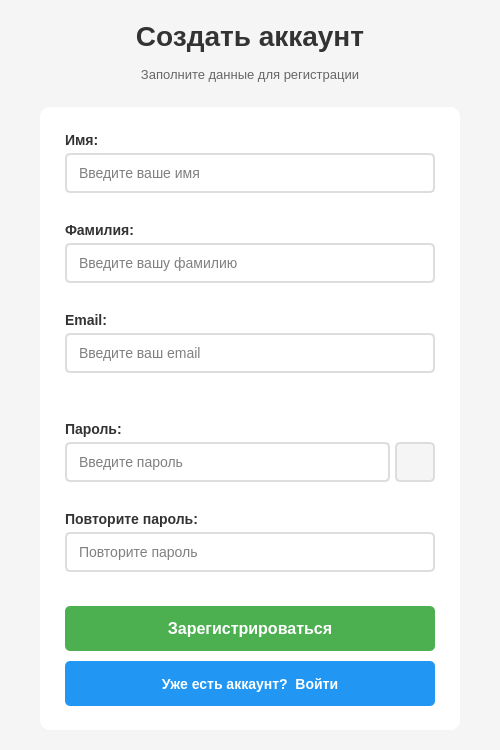
<?xml version="1.0" encoding="UTF-8"?>
<ui version="4.0">
 <class>Registration</class>
 <widget class="QWidget" name="Registration">
  <property name="geometry">
   <rect>
    <x>0</x>
    <y>0</y>
    <width>500</width>
    <height>750</height>
   </rect>
  </property>
  <property name="minimumSize">
   <size>
    <width>500</width>
    <height>700</height>
   </size>
  </property>
  <property name="windowTitle">
   <string>Регистрация</string>
  </property>
  <property name="styleSheet">
   <string notr="true">
    QWidget#Registration {
      background-color: #f5f5f5;
    }
   </string>
  </property>
  <layout class="QVBoxLayout" name="mainLayout">
   <property name="spacing">
    <number>10</number>
   </property>
   <property name="leftMargin">
    <number>40</number>
   </property>
   <property name="topMargin">
    <number>20</number>
   </property>
   <property name="rightMargin">
    <number>40</number>
   </property>
   <property name="bottomMargin">
    <number>20</number>
   </property>
   
   <!-- Заголовок -->
   <item>
    <widget class="QLabel" name="titleLabel">
     <property name="text">
      <string>Создать аккаунт</string>
     </property>
     <property name="alignment">
      <set>Qt::AlignmentFlag::AlignCenter</set>
     </property>
     <property name="styleSheet">
      <string notr="true">
       font-size: 28px;
       font-weight:  bold;
       color: #333;
       margin-bottom: 5px;
      </string>
     </property>
    </widget>
   </item>
   <item>
    <widget class="QLabel" name="subtitleLabel">
     <property name="text">
      <string>Заполните данные для регистрации</string>
     </property>
     <property name="alignment">
      <set>Qt::AlignmentFlag::AlignCenter</set>
     </property>
     <property name="styleSheet">
      <string notr="true">
       font-size: 13px;
       color: #666;
       margin-bottom: 15px;
      </string>
     </property>
    </widget>
   </item>
   
   <!-- Форма -->
   <item>
    <widget class="QFrame" name="formFrame">
     <property name="styleSheet">
      <string notr="true">
       QFrame#formFrame {
         background-color: white;
         border-radius: 10px;
       }
      </string>
     </property>
     <property name="frameShape">
      <enum>QFrame::Shape::StyledPanel</enum>
     </property>
     <layout class="QVBoxLayout" name="formLayout">
      <property name="spacing">
       <number>5</number>
      </property>
      <property name="leftMargin">
       <number>25</number>
      </property>
      <property name="topMargin">
       <number>25</number>
      </property>
      <property name="rightMargin">
       <number>25</number>
      </property>
      <property name="bottomMargin">
       <number>25</number>
      </property>
      
      <!-- Имя -->
      <item>
       <widget class="QLabel" name="label">
        <property name="text">
         <string>Имя: </string>
        </property>
        <property name="styleSheet">
         <string notr="true">font-size: 14px; color: #333; font-weight: 500;</string>
        </property>
       </widget>
      </item>
      <item>
       <widget class="QLineEdit" name="nameEdit">
        <property name="placeholderText">
         <string>Введите ваше имя</string>
        </property>
        <property name="minimumSize">
         <size>
          <width>0</width>
          <height>40</height>
         </size>
        </property>
        <property name="styleSheet">
         <string notr="true">
          QLineEdit {
            border: 2px solid #ddd;
            border-radius:  5px;
            padding:  5px 10px;
            font-size: 14px;
            background-color: white;
          }
          QLineEdit:focus {
            border-color: #2196F3;
          }
         </string>
        </property>
       </widget>
      </item>
      <item>
       <widget class="QLabel" name="noName">
        <property name="styleSheet">
         <string notr="true">color: #f44336; font-size: 12px; margin-bottom: 5px;</string>
        </property>
        <property name="text">
         <string></string>
        </property>
       </widget>
      </item>
      
      <!-- Фамилия -->
      <item>
       <widget class="QLabel" name="label_2">
        <property name="text">
         <string>Фамилия:</string>
        </property>
        <property name="styleSheet">
         <string notr="true">font-size:  14px; color: #333; font-weight: 500;</string>
        </property>
       </widget>
      </item>
      <item>
       <widget class="QLineEdit" name="surnameEdit">
        <property name="placeholderText">
         <string>Введите вашу фамилию</string>
        </property>
        <property name="minimumSize">
         <size>
          <width>0</width>
          <height>40</height>
         </size>
        </property>
        <property name="styleSheet">
         <string notr="true">
          QLineEdit {
            border: 2px solid #ddd;
            border-radius: 5px;
            padding: 5px 10px;
            font-size:  14px;
            background-color: white;
          }
          QLineEdit:focus {
            border-color: #2196F3;
          }
         </string>
        </property>
       </widget>
      </item>
      <item>
       <widget class="QLabel" name="noSurname">
        <property name="styleSheet">
         <string notr="true">color: #f44336; font-size: 12px; margin-bottom: 5px;</string>
        </property>
        <property name="text">
         <string></string>
        </property>
       </widget>
      </item>
      
      <!-- Email -->
      <item>
       <widget class="QLabel" name="label_3">
        <property name="text">
         <string>Email:</string>
        </property>
        <property name="styleSheet">
         <string notr="true">font-size: 14px; color: #333; font-weight: 500;</string>
        </property>
       </widget>
      </item>
      <item>
       <widget class="QLineEdit" name="emailEditReg">
        <property name="placeholderText">
         <string>Введите ваш email</string>
        </property>
        <property name="minimumSize">
         <size>
          <width>0</width>
          <height>40</height>
         </size>
        </property>
        <property name="styleSheet">
         <string notr="true">
          QLineEdit {
            border: 2px solid #ddd;
            border-radius: 5px;
            padding: 5px 10px;
            font-size: 14px;
            background-color: white;
          }
          QLineEdit:focus {
            border-color: #2196F3;
          }
         </string>
        </property>
       </widget>
      </item>
      <item>
       <widget class="QLabel" name="noEmail">
        <property name="styleSheet">
         <string notr="true">color: #f44336; font-size: 12px;</string>
        </property>
        <property name="text">
         <string></string>
        </property>
       </widget>
      </item>
      <item>
       <widget class="QLabel" name="checkEmail">
        <property name="styleSheet">
         <string notr="true">color: #f44336; font-size: 12px; margin-bottom: 5px;</string>
        </property>
        <property name="text">
         <string></string>
        </property>
       </widget>
      </item>
      
      <!-- Пароль -->
      <item>
       <widget class="QLabel" name="label_4">
        <property name="text">
         <string>Пароль: </string>
        </property>
        <property name="styleSheet">
         <string notr="true">font-size: 14px; color: #333; font-weight: 500;</string>
        </property>
       </widget>
      </item>
      <item>
       <layout class="QHBoxLayout" name="passwordLayout">
        <property name="spacing">
         <number>5</number>
        </property>
        <item>
         <widget class="QLineEdit" name="passwordEditReg">
          <property name="placeholderText">
           <string>Введите пароль</string>
          </property>
          <property name="minimumSize">
           <size>
            <width>0</width>
            <height>40</height>
           </size>
          </property>
          <property name="echoMode">
           <enum>QLineEdit::EchoMode::Password</enum>
          </property>
          <property name="styleSheet">
           <string notr="true">
            QLineEdit {
              border: 2px solid #ddd;
              border-radius: 5px;
              padding: 5px 10px;
              font-size: 14px;
              background-color: white;
            }
            QLineEdit:focus {
              border-color: #2196F3;
            }
           </string>
          </property>
         </widget>
        </item>
        <item>
         <widget class="QPushButton" name="showPasswordReg">
          <property name="minimumSize">
           <size>
            <width>40</width>
            <height>40</height>
           </size>
          </property>
          <property name="maximumSize">
           <size>
            <width>40</width>
            <height>40</height>
           </size>
          </property>
          <property name="text">
           <string></string>
          </property>
          <property name="styleSheet">
           <string notr="true">
            QPushButton {
              background-color: #f5f5f5;
              border: 2px solid #ddd;
              border-radius: 5px;
            }
            QPushButton:hover {
              background-color: #e0e0e0;
            }
            QPushButton: pressed {
              background-color:  #E3F2FD;
              border-color: #2196F3;
            }
           </string>
          </property>
         </widget>
        </item>
       </layout>
      </item>
      <item>
       <widget class="QLabel" name="passwordRequirements">
        <property name="styleSheet">
         <string notr="true">color: #f44336; font-size: 12px; margin-bottom: 5px;</string>
        </property>
        <property name="text">
         <string></string>
        </property>
        <property name="wordWrap">
         <bool>true</bool>
        </property>
       </widget>
      </item>
      
      <!-- Повторите пароль -->
      <item>
       <widget class="QLabel" name="label_5">
        <property name="text">
         <string>Повторите пароль:</string>
        </property>
        <property name="styleSheet">
         <string notr="true">font-size: 14px; color: #333; font-weight: 500;</string>
        </property>
       </widget>
      </item>
      <item>
       <widget class="QLineEdit" name="passwordEditRegAgain">
        <property name="placeholderText">
         <string>Повторите пароль</string>
        </property>
        <property name="minimumSize">
         <size>
          <width>0</width>
          <height>40</height>
         </size>
        </property>
        <property name="echoMode">
         <enum>QLineEdit::EchoMode::Password</enum>
        </property>
        <property name="styleSheet">
         <string notr="true">
          QLineEdit {
            border: 2px solid #ddd;
            border-radius: 5px;
            padding: 5px 10px;
            font-size: 14px;
            background-color: white;
          }
          QLineEdit:focus {
            border-color: #2196F3;
          }
         </string>
        </property>
       </widget>
      </item>
      <item>
       <widget class="QLabel" name="passwordsNotMatch">
        <property name="styleSheet">
         <string notr="true">color: #f44336; font-size: 12px; margin-bottom: 10px;</string>
        </property>
        <property name="text">
         <string></string>
        </property>
       </widget>
      </item>
      
      <!-- Кнопка регистрации -->
      <item>
       <widget class="QPushButton" name="regButton">
        <property name="text">
         <string>Зарегистрироваться</string>
        </property>
        <property name="minimumSize">
         <size>
          <width>0</width>
          <height>45</height>
         </size>
        </property>
        <property name="cursor">
         <cursorShape>PointingHandCursor</cursorShape>
        </property>
        <property name="styleSheet">
         <string notr="true">
          QPushButton {
            background-color: #4CAF50;
            color:  white;
            border: none;
            border-radius: 5px;
            font-size: 16px;
            font-weight: bold;
          }
          QPushButton:hover {
            background-color: #45a049;
          }
          QPushButton:pressed {
            background-color: #2E7D32;
          }
          QPushButton:disabled {
            background-color: #ccc;
          }
         </string>
        </property>
       </widget>
      </item>
      
      <!-- Разделитель -->
      <item>
       <widget class="QFrame" name="separator">
        <property name="frameShape">
         <enum>QFrame::Shape:: HLine</enum>
        </property>
        <property name="styleSheet">
         <string notr="true">background-color: #ddd; margin: 10px 0;</string>
        </property>
       </widget>
      </item>
      
      <!-- Кнопка назад -->
      <item>
       <widget class="QPushButton" name="backButton">
        <property name="text">
         <string>Уже есть аккаунт?  Войти</string>
        </property>
        <property name="minimumSize">
         <size>
          <width>0</width>
          <height>45</height>
         </size>
        </property>
        <property name="cursor">
         <cursorShape>PointingHandCursor</cursorShape>
        </property>
        <property name="styleSheet">
         <string notr="true">
          QPushButton {
            background-color: #2196F3;
            color:  white;
            border: none;
            border-radius: 5px;
            font-size:  14px;
            font-weight:  bold;
          }
          QPushButton:hover {
            background-color: #1976D2;
          }
          QPushButton:pressed {
            background-color: #0D47A1;
          }
         </string>
        </property>
       </widget>
      </item>
      
     </layout>
    </widget>
   </item>
   
  </layout>
 </widget>
 <tabstops>
  <tabstop>nameEdit</tabstop>
  <tabstop>surnameEdit</tabstop>
  <tabstop>emailEditReg</tabstop>
  <tabstop>passwordEditReg</tabstop>
  <tabstop>passwordEditRegAgain</tabstop>
  <tabstop>regButton</tabstop>
  <tabstop>backButton</tabstop>
 </tabstops>
 <resources/>
 <connections/>
</ui>
